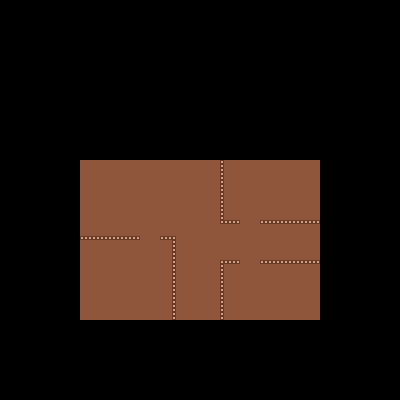

This game map was drawn from its Tiled (.tmx) file and the tilesets committed beside it. A one-line description and the trimmed map source follow:
An orthogonal 100x100 tile map with 4x4 px tiles, 1 tile layer (base_map) and 8 objects.

<map version="1.5" tiledversion="1.7.2" orientation="orthogonal" renderorder="right-down" width="100" height="100" tilewidth="4" tileheight="4" infinite="0" nextlayerid="5" nextobjectid="14">
 <editorsettings>
  <export target="../new_map.lua" format="lua" />
 </editorsettings>
 <tileset firstgid="1" source="map_tileset.tsx" />
 <layer id="1" name="base_map" width="100" height="100">
  <data>[10000 cells, 2400 non-empty, 2 distinct tile ids]</data>
 </layer>
 <objectgroup id="3" name="furniture">
  <object id="5" gid="6" x="80" y="208" width="64" height="48" />
 </objectgroup>
 <objectgroup id="4" name="collisions">
  <object id="6" x="80" y="208">
   <polygon points="0,0 16,0 16,-32 64,-32 64,-48 0,-48" />
  </object>
  <object id="7" x="80" y="236" width="60" height="4" />
  <object id="9" x="260" y="220" width="60" height="4" />
  <object id="10" x="260" y="260" width="60" height="4" />
  <object id="11" x="240" y="260">
   <polygon points="0,0 0,4 -16,4 -16,60 -20,60 -20,0" />
  </object>
  <object id="12" x="240" y="220">
   <polygon points="0,0 0,4 -20,4 -20,-60 -16,-60 -16,0" />
  </object>
  <object id="13" x="160" y="236">
   <polygon points="0,0 16,0 16,84 12,84 12,4 0,4" />
  </object>
 </objectgroup>
</map>
